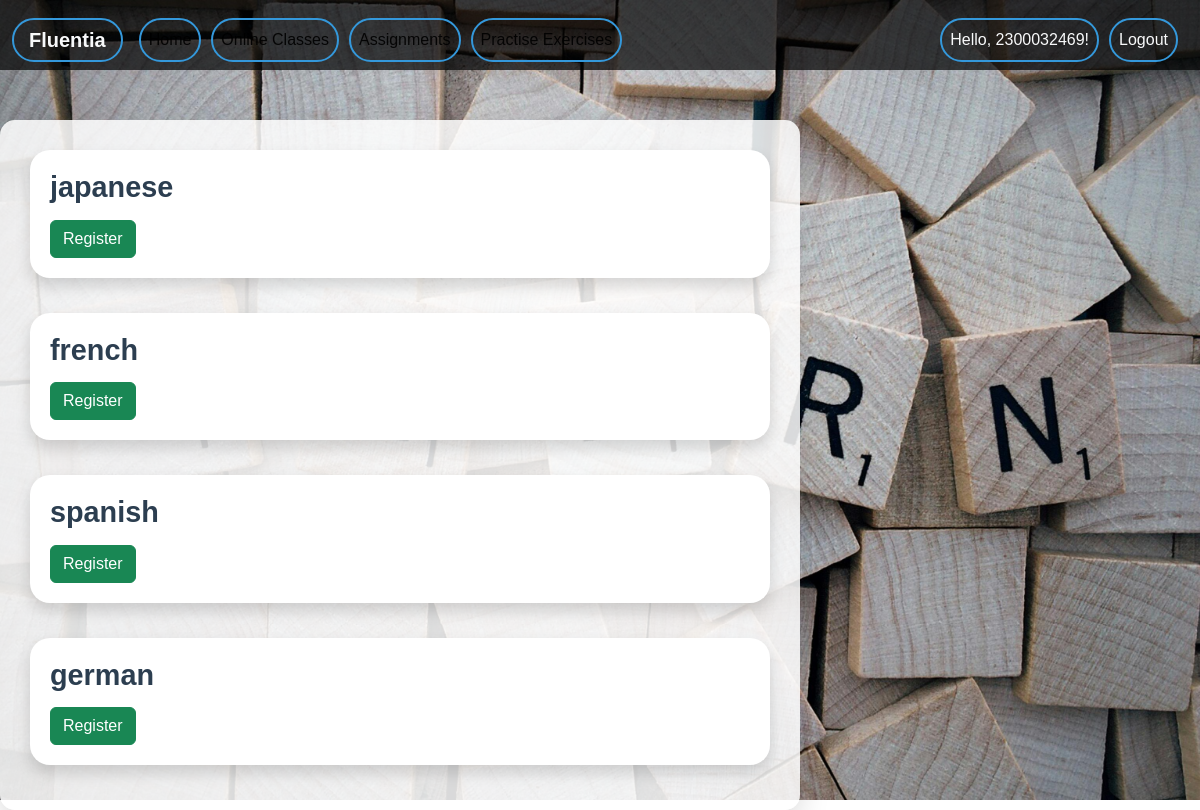
/classes/courses/ (signed in), run on the app's committed database.
### classes/models.py (models this page shows, shortened)
class Course(models.Model):
    title = models.CharField(max_length=100)
    pdf_link = models.URLField()
    video_link = models.URLField()

### classes/views.py (the view)
# urls.py: path('courses/',views.courses, name = 'courses'),
@login_required
def courses(request):
    courses = Course.objects.all()
    registered_courses = CourseRegistration.objects.filter(user=request.user).values_list('course_id', flat=True)
    return render(request, 'courses.html', {
        'courses': courses,
        'registered_courses': registered_courses
    })

### classes/templates/courses.html (shortened to what this page needs)
<!DOCTYPE html>
<html lang="en">
{% load static %}
<head>
    <link href="https://cdn.jsdelivr.net/npm/bootstrap@5.2.0/dist/css/bootstrap.min.css" rel="stylesheet">
</head>
<body>
    <nav class="navbar navbar-expand-lg navbar-custom">
        <div class="container-fluid">
            <a class="navbar-brand" href="#">Fluentia</a>
            <div class="collapse navbar-collapse" id="navbarSupportedContent">
                <ul class="navbar-nav me-auto mb-2 mb-lg-0">
                    {% if request.path == '/courses/' %}
                        <li class="nav-item">
                            <a class="nav-link active" aria-current="page" href="{% url 'base1' %}">Home</a>
                        </li>
                        <li class="nav-item">
                            <a class="nav-link active" aria-current="page" href="{% url 'online_classes' %}">Online Classes</a>
                        </li>
                        <li class="nav-item">
                            <a class="nav-link active" aria-current="page" href="{% url 'assignments' %}">Assignments</a>
                        </li>
                    {% else %}
                        <li class="nav-item">
                            <a class="nav-link active" aria-current="page" href="{% url 'base1' %}">Home</a>
                        </li>
                        <li class="nav-item">
                            <a class="nav-link active" aria-current="page" href="{% url 'online_classes' %}">Online Classes</a>
                        </li>
                        <li class="nav-item">
                            <a class="nav-link active" aria-current="page" href="{% url 'assignments_list' %}">Assignments</a>
                        </li>
                        <li class="nav-item">
                            <a class="nav-link active" aria-current="page" href="{% url 'exercise_selection' %}">Practise Exercises</a>
                        </li>
                    {% endif %}
                </ul>
                <ul class="navbar-nav ms-auto">
                    {% if user.is_authenticated %}
                        <li class="nav-item">
                            <a class="nav-link">Hello, {{ user.username }}!</a>
                        </li>
                        <li class="nav-item">
                            <a class="nav-link" href="{% url 'logout' %}">Logout</a>
                        </li>
                    {% endif %}
                </ul>
            </div>
        </div>
    </nav>
<div class="course-list">
    {% for course in courses %}
        <div class="course-card">
            <h2>{{ course.title }}</h2>
            {% if course.id in registered_courses %}
                <a href="{% url 'course_material' course.id %}" class="btn btn-primary">View Course Material</a>
            {% else %}
                <form method="post" action="{% url 'register_course' course.id %}">
                    <button type="submit" class="btn btn-success">Register</button>
                </form>
            {% endif %}
        </div>
    {% endfor %}
</div>
</body>
</html>

### data on the page
Course: title "japanese", shows "Register"
Course: title "french", shows "Register"
Course: title "spanish", shows "Register"
Course: title "german", shows "Register"

### other printed values
{{ user.username }} "2300032469"
